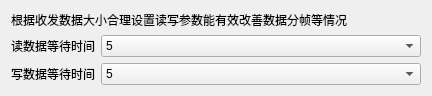
<?xml version="1.0" encoding="UTF-8"?>
<ui version="4.0">
 <class>SAKReadWriteSettingsWidget</class>
 <widget class="QDialog" name="SAKReadWriteSettingsWidget">
  <property name="geometry">
   <rect>
    <x>0</x>
    <y>0</y>
    <width>432</width>
    <height>82</height>
   </rect>
  </property>
  <property name="windowTitle">
   <string>收发参数设置</string>
  </property>
  <layout class="QGridLayout" name="gridLayout">
   <item row="0" column="0" colspan="2">
    <widget class="QLabel" name="label_3">
     <property name="text">
      <string>根据收发数据大小合理设置读写参数能有效改善数据分帧等情况</string>
     </property>
    </widget>
   </item>
   <item row="1" column="0">
    <widget class="QLabel" name="label">
     <property name="text">
      <string>读数据等待时间</string>
     </property>
    </widget>
   </item>
   <item row="1" column="1">
    <widget class="QComboBox" name="readParametersComboBox">
     <property name="sizePolicy">
      <sizepolicy hsizetype="Expanding" vsizetype="Fixed">
       <horstretch>0</horstretch>
       <verstretch>0</verstretch>
      </sizepolicy>
     </property>
     <item>
      <property name="text">
       <string>5</string>
      </property>
     </item>
     <item>
      <property name="text">
       <string>10</string>
      </property>
     </item>
     <item>
      <property name="text">
       <string>15</string>
      </property>
     </item>
     <item>
      <property name="text">
       <string>20</string>
      </property>
     </item>
     <item>
      <property name="text">
       <string>25</string>
      </property>
     </item>
     <item>
      <property name="text">
       <string>30</string>
      </property>
     </item>
     <item>
      <property name="text">
       <string>35</string>
      </property>
     </item>
     <item>
      <property name="text">
       <string>40</string>
      </property>
     </item>
     <item>
      <property name="text">
       <string>45</string>
      </property>
     </item>
     <item>
      <property name="text">
       <string>50</string>
      </property>
     </item>
     <item>
      <property name="text">
       <string>100</string>
      </property>
     </item>
    </widget>
   </item>
   <item row="2" column="0">
    <widget class="QLabel" name="label_2">
     <property name="text">
      <string>写数据等待时间</string>
     </property>
    </widget>
   </item>
   <item row="2" column="1">
    <widget class="QComboBox" name="writeParametersComboBox">
     <property name="sizePolicy">
      <sizepolicy hsizetype="Expanding" vsizetype="Fixed">
       <horstretch>0</horstretch>
       <verstretch>0</verstretch>
      </sizepolicy>
     </property>
     <item>
      <property name="text">
       <string>5</string>
      </property>
     </item>
     <item>
      <property name="text">
       <string>10</string>
      </property>
     </item>
     <item>
      <property name="text">
       <string>15</string>
      </property>
     </item>
     <item>
      <property name="text">
       <string>20</string>
      </property>
     </item>
     <item>
      <property name="text">
       <string>25</string>
      </property>
     </item>
     <item>
      <property name="text">
       <string>30</string>
      </property>
     </item>
     <item>
      <property name="text">
       <string>35</string>
      </property>
     </item>
     <item>
      <property name="text">
       <string>40</string>
      </property>
     </item>
     <item>
      <property name="text">
       <string>45</string>
      </property>
     </item>
     <item>
      <property name="text">
       <string>50</string>
      </property>
     </item>
     <item>
      <property name="text">
       <string>100</string>
      </property>
     </item>
    </widget>
   </item>
  </layout>
 </widget>
 <resources/>
 <connections/>
</ui>
